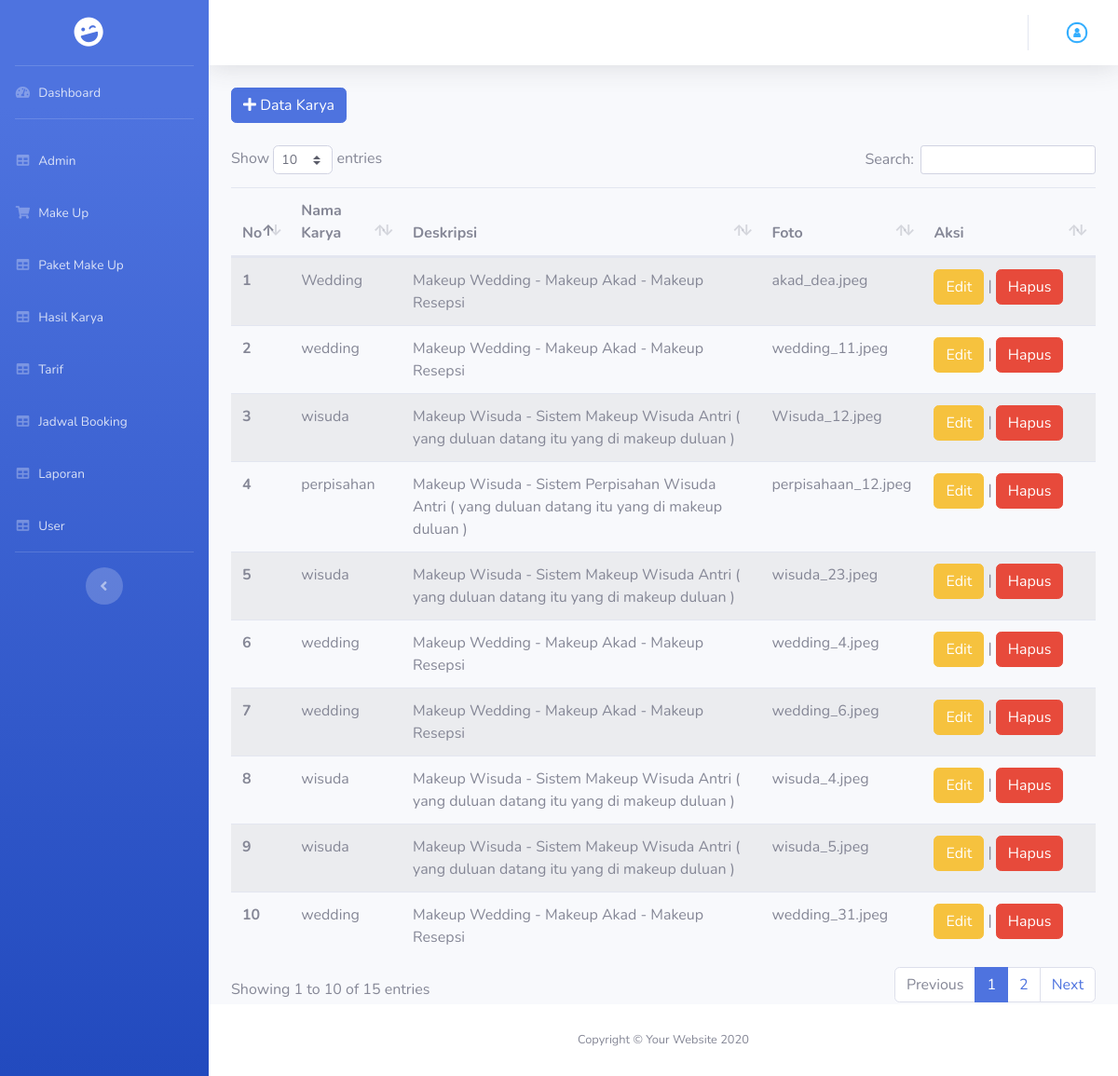
/index.php/admin/hasil_karya, run on the app's committed database.
### tables this page shows
CREATE TABLE `tb_hasil_karya` (
  `id_karya` int(11) NOT NULL,
  `nm_karya` varchar(50) NOT NULL,
  `deskripsi` text NOT NULL,
  `foto` text NOT NULL,
  `id_makeup` int(11) NOT NULL
);

CREATE TABLE `tb_makeup` (
  `id_makeup` int(11) NOT NULL,
  `nm_makeup` varchar(50) NOT NULL,
  `deskripsi` text NOT NULL,
  `lokasi_makeup` varchar(50) NOT NULL
);

### application/core/MY_Controller.php (called while the page is built, shortened)
<?php
class MY_Controller extends CI_Controller
{
	public function view_backend($view, $data = null)
	{
		$this->load->view('admin/templateBackend/header');
		$this->load->view('admin/templateBackend/sidebar');
		$this->load->view($view, $data);
		$this->load->view('admin/templateBackend/footer');
	}
}

### application/controllers/admin/Hasil_Karya.php (called while the page is built, shortened)
<?php
class Hasil_Karya extends MY_Controller
{
  public function index()
  {
    $data['hasil_karya'] = $this->hasilkaryaModel->getAll();
    $data['makeup'] = $this->hasilkaryaModel->getMakeup();
    $this->view_backend('admin/hasil_karya/hasil_karya', $data);
  }
}

### index.php (called while the page is built, shortened)
<?php
require_once BASEPATH.'core/CodeIgniter.php';

### application/models/Backend/Hasil_Karya_Model.php (called while the page is built, shortened)
<?php defined('BASEPATH') or exit('No direct script access allowed');
class Hasil_Karya_Model extends CI_Model
{
    public function getAll()
    {
        return $this->db->query("Select
        *
    From
        tb_hasil_karya Inner Join
        tb_makeup On tb_hasil_karya.id_makeup = tb_makeup.id_makeup")->result();
    }
}

### application/views/admin/hasil_karya/hasil_karya.php (the view, shortened to what this page needs)
<div class="container">
	<div class="mb-4">
		<button data-toggle="modal" data-target="#tambah" class="btn btn-primary"><i class="fas fa-plus"></i> Data Karya</button>
	</div>
	<table class="table table-striped" id="dataTable">
		<thead>
			<tr>
				<th scope="col">No</th>
				<th scope="col">Nama Karya</th>
				<th scope="col">Deskripsi</th>
				<th scope="col">Foto</th>
				<th scope="col">Aksi</th>
			</tr>
		</thead>
		<tbody>
			<?php
			foreach ($hasil_karya as $no => $hk) {
			?>
				<tr>
					<th scope="row"><?php echo $no + 1; ?></th>
					<td><?php echo $hk->nm_karya ?></td>
					<td><?php echo $hk->deskripsi ?></td>
					<td><?php echo $hk->foto ?></td>
					<td style="width: 20%;"><a href="<?php echo base_url('admin/karya_edit/') . $hk->id_karya ?>" class="btn btn-warning">Edit</a> | <a href="<?php echo base_url('admin/karya_hapus/') . $hk->id_karya ?>" class="btn btn-danger">Hapus</a></td>
				</tr>
			<?php } ?>
		</tbody>
	</table>
</div>

### data on the page
tb_hasil_karya: nm_karya "Wedding", id_makeup.deskripsi "Makeup Wedding - Makeup Akad - Makeup Resepsi", foto "akad_dea.jpeg"
tb_hasil_karya: nm_karya "wedding", id_makeup.deskripsi "Makeup Wedding - Makeup Akad - Makeup Resepsi", foto "wedding_11.jpeg"
tb_hasil_karya: nm_karya "wisuda", id_makeup.deskripsi "Makeup Wisuda - Sistem Makeup Wisuda Antri ( yang duluan datang itu yang di makeup duluan )", foto "Wisuda_12.jpeg"
tb_hasil_karya: nm_karya "perpisahan", id_makeup.deskripsi "Makeup Wisuda - Sistem Perpisahan Wisuda Antri ( yang duluan datang itu yang di makeup duluan )", foto "perpisahaan_12.jpeg"
tb_hasil_karya: nm_karya "wisuda", id_makeup.deskripsi "Makeup Wisuda - Sistem Makeup Wisuda Antri ( yang duluan datang itu yang di makeup duluan )", foto "wisuda_23.jpeg"
tb_hasil_karya: nm_karya "wedding", id_makeup.deskripsi "Makeup Wedding - Makeup Akad - Makeup Resepsi", foto "wedding_4.jpeg"
tb_hasil_karya: nm_karya "wedding", id_makeup.deskripsi "Makeup Wedding - Makeup Akad - Makeup Resepsi", foto "wedding_6.jpeg"
tb_hasil_karya: nm_karya "wisuda", id_makeup.deskripsi "Makeup Wisuda - Sistem Makeup Wisuda Antri ( yang duluan datang itu yang di makeup duluan )", foto "wisuda_4.jpeg"
tb_hasil_karya: nm_karya "wisuda", id_makeup.deskripsi "Makeup Wisuda - Sistem Makeup Wisuda Antri ( yang duluan datang itu yang di makeup duluan )", foto "wisuda_5.jpeg"
tb_hasil_karya: nm_karya "wedding", id_makeup.deskripsi "Makeup Wedding - Makeup Akad - Makeup Resepsi", foto "wedding_31.jpeg"
